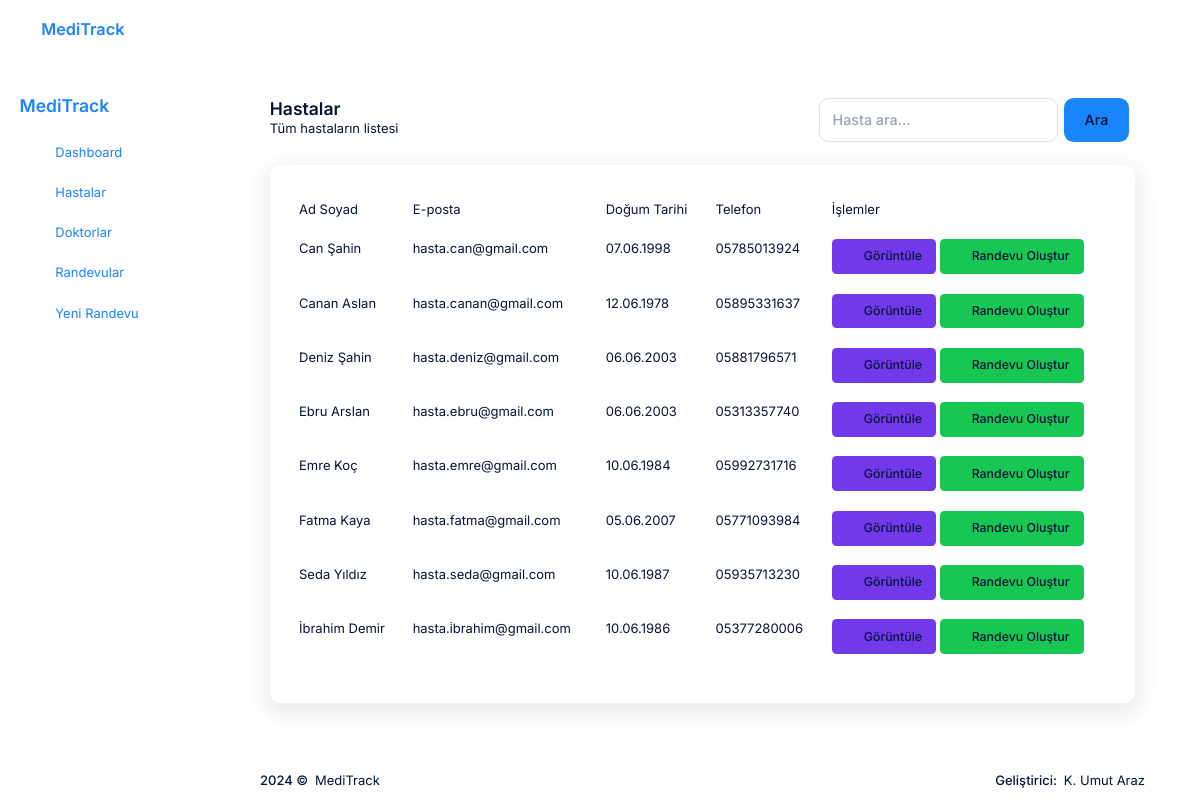
The app's page /core/patients/ (signed in) with its own data.
### users/models.py (models this page shows, shortened)
class User(AbstractUser):
    USER_TYPE_CHOICES = [
        ('patient', _('Hasta')),
        ('doctor', _('Doktor')),
        ('receptionist', _('Resepsiyonist')),
        ('admin', _('Admin')),
    ]
    user_type = models.CharField(
        max_length=20,
        choices=USER_TYPE_CHOICES,
        default='patient',
        verbose_name=_('Kullanıcı Tipi')
    )
    specialization = models.CharField(
        max_length=100,
        blank=True,
        null=True,
        verbose_name=_('Uzmanlık Alanı')
    )
    date_of_birth = models.DateField(
        blank=True,
        null=True,
        verbose_name=_('Doğum Tarihi')
    )
    phone_number = models.CharField(
        max_length=20,
        blank=True,
        null=True,
        verbose_name=_('Telefon Numarası')
    )
    address = models.TextField(
        blank=True,
        null=True,
        verbose_name=_('Adres')
    )
    blood_type = models.CharField(
        max_length=10,
        blank=True,
        null=True,
        verbose_name=_('Kan Grubu')
    )
    def is_patient(self):
        return self.user_type == 'patient'
    def is_doctor(self):
        return self.user_type == 'doctor'
    def is_receptionist(self):
        return self.user_type == 'receptionist'
    def is_admin_user(self):
        return self.user_type == 'admin'
    class Meta:
        verbose_name = _('Kullanıcı')
        verbose_name_plural = _('Kullanıcılar')

### core/views.py (the view, shortened to what this page needs)
# urls.py: path('patients/', views.PatientListView.as_view(), name='patient-list'),
class PatientListView(LoginRequiredMixin, UserPassesTestMixin, ListView):
    model = User
    template_name = 'core/patient_list.html'
    context_object_name = 'patients'
    def test_func(self):
        user = self.request.user
        return user.is_doctor() or user.is_receptionist() or user.is_admin_user()
    def get_queryset(self):
        queryset = User.objects.filter(user_type='patient')
        if self.request.user.is_doctor():
            doctor = self.request.user
            patient_ids = Appointment.objects.filter(doctor=doctor).values_list('patient_id', flat=True)
            queryset = queryset.filter(id__in=patient_ids).distinct()
        search = self.request.GET.get('search')
        return queryset.order_by('first_name', 'last_name')

### Templates/core/patient_list.html (shortened to what this page needs)
{% extends 'core/base.html' %}
{% load static %}
{% block content %}
<div class="container py-4">
    <div class="row mb-4">
        <div class="col">
            <h1 class="h3 mb-0">Hastalar</h1>
            <p class="text-muted">Tüm hastaların listesi</p>
        </div>
        <div class="col-auto">
            <div class="d-flex">
                <form method="get" class="d-flex me-2">
                    <input type="text" name="search" class="form-control me-2" placeholder="Hasta ara..." value="{{ request.GET.search }}">
                    <button type="submit" class="btn btn-primary">Ara</button>
                </form>
            </div>
        </div>
    </div>
    <div class="card shadow">
        <div class="card-body">
            <div class="table-responsive">
                <table class="table table-hover">
                    <thead>
                        <tr>
                            <th>Ad Soyad</th>
                            <th>E-posta</th>
                            <th>Doğum Tarihi</th>
                            <th>Telefon</th>
                            <th>İşlemler</th>
                        </tr>
                    </thead>
                    <tbody>
                        {% if patients %}
                            {% for patient in patients %}
                                <tr>
                                    <td>{{ patient.get_full_name }}</td>
                                    <td>{{ patient.email }}</td>
                                    <td>{{ patient.date_of_birth|date:"d.m.Y"|default:"Belirtilmemiş" }}</td>
                                    <td>{{ patient.phone_number|default:"Belirtilmemiş" }}</td>
                                    <td>
                                        <a href="{% url 'patient-detail' patient.id %}" class="btn btn-sm btn-info">
                                            <i class="fas fa-eye"></i> Görüntüle
                                        </a>
                                        {% if user.is_doctor or user.is_receptionist or user.is_admin_user %}
                                        <a href="{% url 'appointment-create' %}?patient={{ patient.id }}" class="btn btn-sm btn-success">
                                            <i class="fas fa-calendar-plus"></i> Randevu Oluştur
                                        </a>
                                        {% endif %}
                                    </td>
                                </tr>
                            {% endfor %}
                        {% else %}
                            <tr>
                                <td colspan="5" class="text-center">Hasta bulunamadı.</td>
                            </tr>
                        {% endif %}
                    </tbody>
                </table>
            </div>
        </div>
    </div>
</div>
{% endblock %}

### records on screen
User: get_full_name "Can Şahin", email "hasta.can@gmail.com", date_of_birth "07.06.1998", phone_number "05785013924"
User: get_full_name "Canan Aslan", email "hasta.canan@gmail.com", date_of_birth "12.06.1978", phone_number "05895331637"
User: get_full_name "Deniz Şahin", email "hasta.deniz@gmail.com", date_of_birth "06.06.2003", phone_number "05881796571"
User: get_full_name "Ebru Arslan", email "hasta.ebru@gmail.com", date_of_birth "06.06.2003", phone_number "05313357740"
User: get_full_name "Emre Koç", email "hasta.emre@gmail.com", date_of_birth "10.06.1984", phone_number "05992731716"
User: get_full_name "Fatma Kaya", email "hasta.fatma@gmail.com", date_of_birth "05.06.2007", phone_number "05771093984"
User: get_full_name "Seda Yıldız", email "hasta.seda@gmail.com", date_of_birth "10.06.1987", phone_number "05935713230"
User: get_full_name "İbrahim Demir", email "hasta.i̇brahim@gmail.com", date_of_birth "10.06.1986", phone_number "05377280006"
